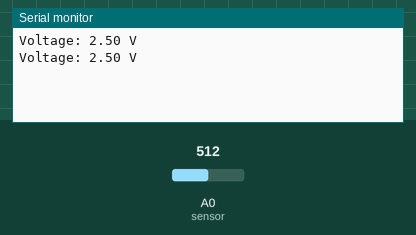
This sketch was run on a simulated Arduino Uno, built with avr-gcc and run on an emulated ATmega328P. Shown: the last lines printed to the serial monitor. Inputs (shaded band) come from the test bench; at power-on: A0 (sensor) = 512.

Above: at 5.8 s.
5.9 s: A0 (sensor) set to 716
At 11.2 s:
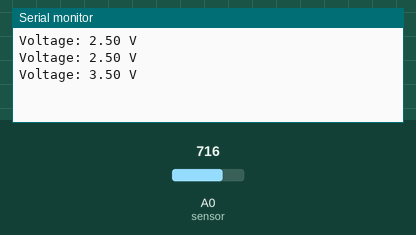
11.9 s: A0 (sensor) set to 900
At 16.2 s:
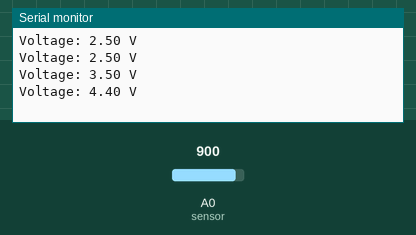
Timing chart, 0 to 17.7 s (numbered marks = the images above; inputs shaded):
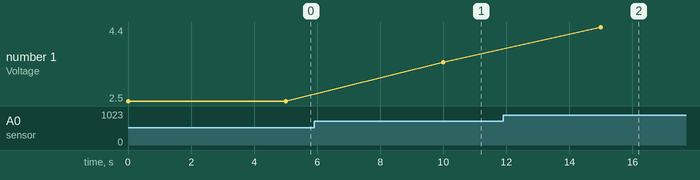

Measured:
- after the input at 5.9 s, the serial monitor: prints a new line after 4.1 s (image 1)
- after the input at 11.9 s, the serial monitor: prints a new line after 3.1 s (image 2)
- plotted number 1: 2.5 → 3.5 after the input at 5.9 s, 3.5 → 4.4 after the input at 11.9 s

The sketch:

teste.ino
```cpp
#define sensor A0

void setup(){
    Serial.begin(9600);
}

void loop(){
    int sensorValue = analogRead(sensor);
    float voltage = sensorValue * (5 / 1023.0);

    Serial.print("Voltage: ");
    Serial.print(voltage);
    Serial.println(" V");

    delay(5000);
}
```
